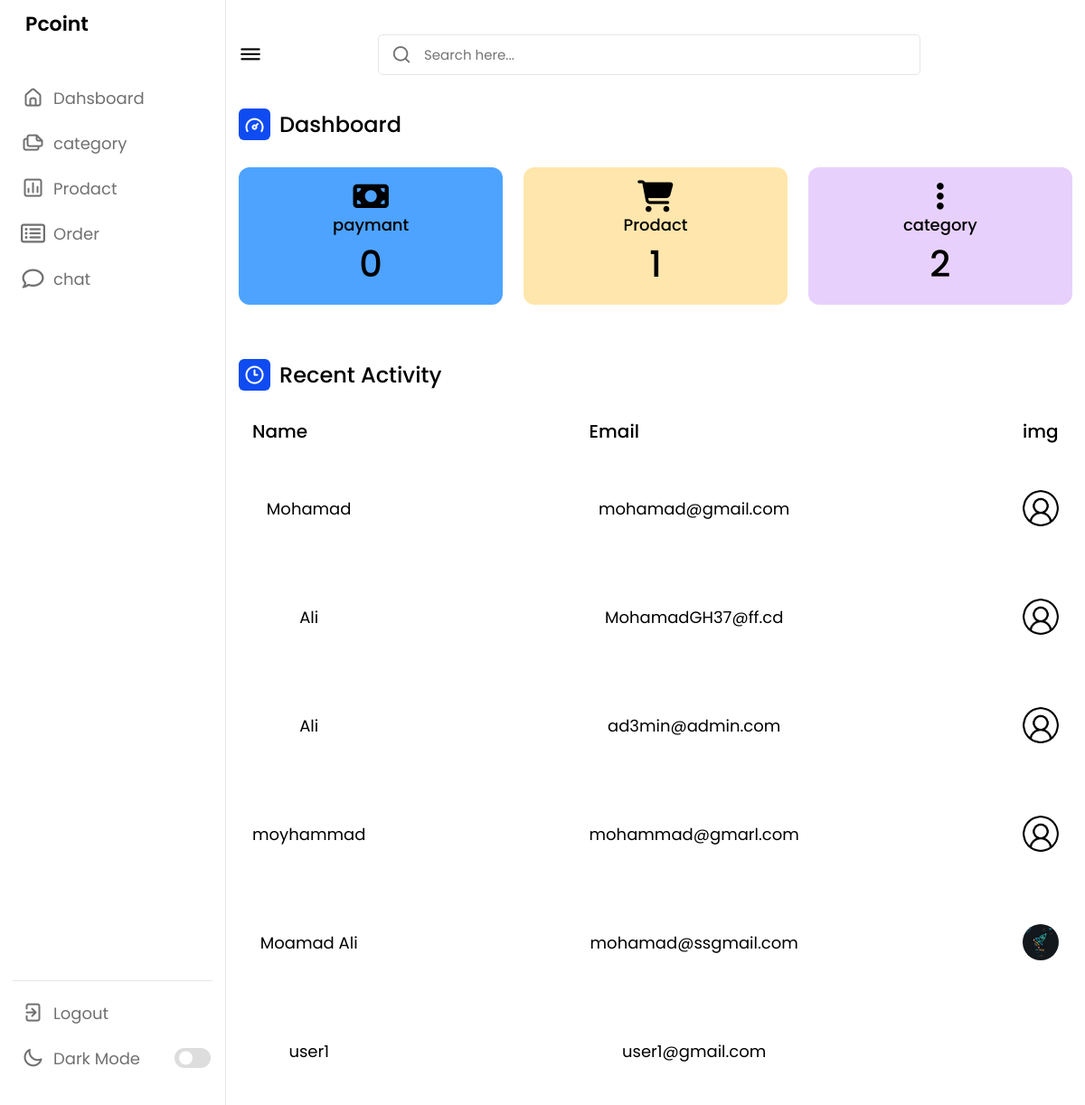
The app's page /admin/index.php with its own data.
### tables this page shows
CREATE TABLE `user` (
  `id` int(11) NOT NULL,
  `name` varchar(50) NOT NULL,
  `email` varchar(50) NOT NULL,
  `password` varchar(50) NOT NULL,
  `img` varchar(250) NOT NULL,
  `type` varchar(10) NOT NULL DEFAULT 'user'
);

### admin/index.php (the view, shortened to what this page needs)
<?php
include("header.php");
?>
            <div class="activity">
                <div class="title">
                    <i class="uil uil-clock-three"></i>
                    <span class="text">Recent Activity</span>
                </div>
                <div class="activity-data">
                    <div class="data names">
                        <span class="data-title">Name</span>
                        <?php
                        $sql=mysqli_query($con,"SELECT * FROM `user` WHERE `type`='user'");
                        if(mysqli_num_rows($sql)>0){
                            while($res=mysqli_fetch_array($sql)){
                        ?>
                        <span class="data-list"><?php echo$res['name'];?></span>
                        <?php
                            }
                        }?>
                    </div>
                    <div class="data email">
                        <span class="data-title">Email</span>
                        <?php
                        $sql=mysqli_query($con,"SELECT * FROM `user` WHERE `type`='user'");
                        if(mysqli_num_rows($sql)>0){
                            while($res=mysqli_fetch_array($sql)){
                        ?>
                        <span class="data-list"><?php echo$res['email'];?></span>
                        <?php
                            }
                        }?>
                    </div>
                    <div class="data status">
                        <span class="data-title">img</span>
                        <?php
                        $sql=mysqli_query($con,"SELECT * FROM `user` WHERE `type`='user'");
                        if(mysqli_num_rows($sql)>0){
                        while($res=mysqli_fetch_array($sql)){
                            if($res['img']!==""){
                        ?>
                        <span class="data-list"><img src="../user/Images/profile/<?php echo$res['img'];?>" class="proto" alt=""></span>
                        <?php
                            }else{
                                ?>
                        <span class="data-list"><img src="../user/Images/profile/profile.png" class="proto" alt=""></span>
                                <?php
                            }
                        }
}?>
                    </div>
                </div>
            </div>
        </div>
    </section>
</body>
</html>

### admin/header.php (shortened to what this page needs)
<?php
include("../php/db_con.php");
?>
<!DOCTYPE html>
<html lang="en">
<head>
    <link rel="stylesheet" href="style.css">
    <link rel="stylesheet" href="https://unicons.iconscout.com/release/v4.0.0/css/line.css">
    <link rel="stylesheet" href="https://cdnjs.cloudflare.com/ajax/libs/font-awesome/6.4.2/css/all.min.css" />
</head>
<body>
    <nav>
        <div class="logo-name">
            <span class="logo_name">Pcoint</span>
        </div>
        <div class="menu-items">
            <ul class="nav-links">
                <li><a href="index.php">
                    <i class="uil uil-estate"></i>
                    <span class="link-name">Dahsboard</span>
                </a></li>
                <li><a href="category.php">
                    <i class="uil uil-files-landscapes"></i>
                    <span class="link-name">category</span>
                </a></li>
                <li><a href="Prodact.php">
                    <i class="uil uil-chart"></i>
                    <span class="link-name">Prodact</span>
                </a></li>
                <li><a href="order.php">
                <i class="fa-regular fa-rectangle-list"></i>
                    <span class="link-name">Order</span>
                </a></li>
                <li><a href="Chat/users.php">
                <i class="fa-regular fa-comment"></i>
                    <span class="link-name">chat</span>
                </a></li>
            </ul>
            <ul class="logout-mode">
                <li><a href="../php/logout.php">
                    <i class="uil uil-signout"></i>
                    <span class="link-name">Logout</span>
                </a></li>
                <li class="mode">
                    <a href="#">
                        <i class="uil uil-moon"></i>
                    <span class="link-name">Dark Mode</span>
                </a>
                <div class="mode-toggle">
                  <span class="switch"></span>
                </div>
            </li>
            </ul>
        </div>
    </nav>
    <section class="dashboard">
        <div class="top">
            <i class="uil uil-bars sidebar-toggle"></i>
            <div class="search-box">
                <i class="uil uil-search"></i>
                <input type="text" placeholder="Search here...">
            </div>
            <?php
                        $sql=mysqli_query($con,"SELECT * FROM `user` WHERE `id`='$_SESSION[user_id]'");
                        $res=mysqli_fetch_array($sql);
                        if($res['img']!==""){
                            ?>
                            <a href="info.php"><span class="data-list"><img src="Images/profile/<?php echo$res['img'];?>" class="proto" alt=""></span></a>
                            <?php
                                }else{
                                    ?>
                            <a href="info.php"><span class="data-list"><img src="Images/profile/profile.png" class="proto" alt=""></span></a>
                                    <?php
                                }?>
        </div>
        <div class="dash-content">
            <div class="overview">
                <div class="title">
                    <i class="uil uil-tachometer-fast-alt"></i>
                    <span class="text">Dashboard</span>
                </div>
                <div class="boxes">
                    <div class="box box1">
                    <i class="fa-solid fa-money-bill"></i>
                        <span class="text">paymant</span>
                        <span class="number">
                            <?php
                        $sqli="SELECT COUNT(*) as total FROM paymant WHERE 1";
                        $ss=mysqli_query($con,$sqli);
                        $ff=mysqli_fetch_assoc($ss);
                            echo $ff['total'];
                        ?>
                        </span>
                    </div>
                    <div class="box box2">
                    <i class="fa-solid fa-cart-shopping"></i>
                        <span class="text">Prodact</span>
                        <span class="number">
                            <?php
                        $sqli="SELECT COUNT(*) as total FROM prodact WHERE 1";
                        $ss=mysqli_query($con,$sqli);
                        $ff=mysqli_fetch_assoc($ss);
                            echo $ff['total'];
                        ?>
                        </span>
                    </div>
                    <div class="box box3">
                    <i class="fa-solid fa-ellipsis-vertical"></i>
                        <span class="text">category</span>
                        <span class="number">
                        <?php
                        $sqli="SELECT COUNT(*) as total FROM category WHERE 1";
                        $ss=mysqli_query($con,$sqli);
                        $ff=mysqli_fetch_assoc($ss);
                            echo $ff['total'];
                        ?>
                        </span>
                    </div>
                </div>
            </div>

### admin/header.php (style rules this page uses)
.data-list { height: 100px; display: flex; justify-content: center; align-items: center; }

### admin/index.php (style rules this page uses)
.proto { border-radius: 50%; width: 40px; }

### records on screen
user: name "Mohamad", email "mohamad@gmail.com"
user: name "Ali", email "MohamadGH37@ff.cd"
user: name "Ali", email "ad3min@admin.com"
user: name "moyhammad", email "mohammad@gmarl.com"
user: name "Moamad Ali", email "mohamad@ssgmail.com", img (picture)
user: name "user1", email "user1@gmail.com"

### other values on screen
$ff['total'] "0"
$ff['total'] "1"
$ff['total'] "2"
